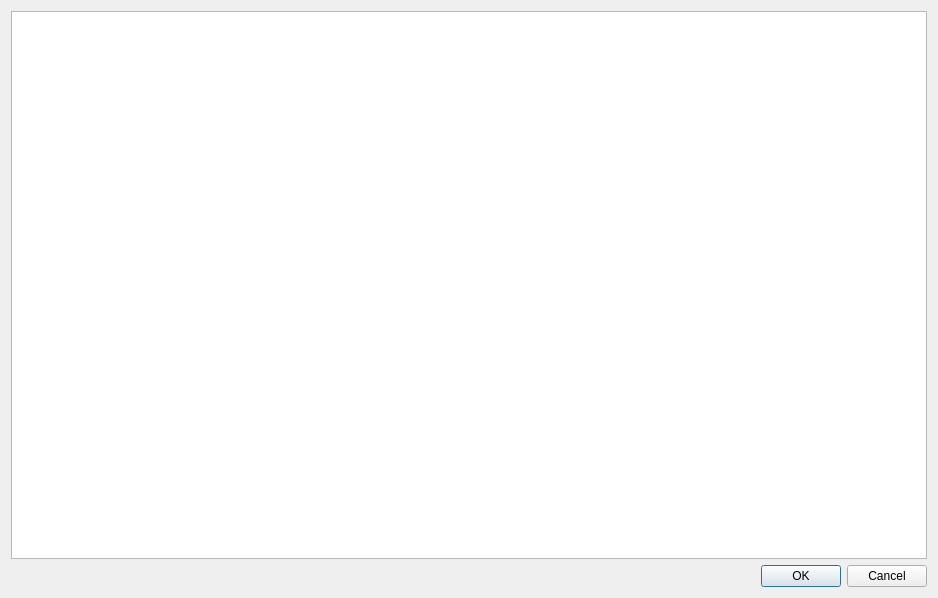
<?xml version="1.0" encoding="UTF-8"?>
<ui version="4.0">
 <class>PlainTextShow</class>
 <widget class="QDialog" name="PlainTextShow">
  <property name="geometry">
   <rect>
    <x>0</x>
    <y>0</y>
    <width>938</width>
    <height>598</height>
   </rect>
  </property>
  <property name="windowTitle">
   <string>Dialog</string>
  </property>
  <layout class="QVBoxLayout" name="verticalLayout">
   <item>
    <widget class="QPlainTextEdit" name="plain_content">
     <property name="readOnly">
      <bool>true</bool>
     </property>
    </widget>
   </item>
   <item>
    <widget class="QDialogButtonBox" name="buttonBox">
     <property name="orientation">
      <enum>Qt::Horizontal</enum>
     </property>
     <property name="standardButtons">
      <set>QDialogButtonBox::Cancel|QDialogButtonBox::Ok</set>
     </property>
    </widget>
   </item>
  </layout>
 </widget>
 <resources/>
 <connections>
  <connection>
   <sender>buttonBox</sender>
   <signal>accepted()</signal>
   <receiver>PlainTextShow</receiver>
   <slot>accept()</slot>
   <hints>
    <hint type="sourcelabel">
     <x>248</x>
     <y>254</y>
    </hint>
    <hint type="destinationlabel">
     <x>157</x>
     <y>274</y>
    </hint>
   </hints>
  </connection>
  <connection>
   <sender>buttonBox</sender>
   <signal>rejected()</signal>
   <receiver>PlainTextShow</receiver>
   <slot>reject()</slot>
   <hints>
    <hint type="sourcelabel">
     <x>316</x>
     <y>260</y>
    </hint>
    <hint type="destinationlabel">
     <x>286</x>
     <y>274</y>
    </hint>
   </hints>
  </connection>
 </connections>
</ui>
